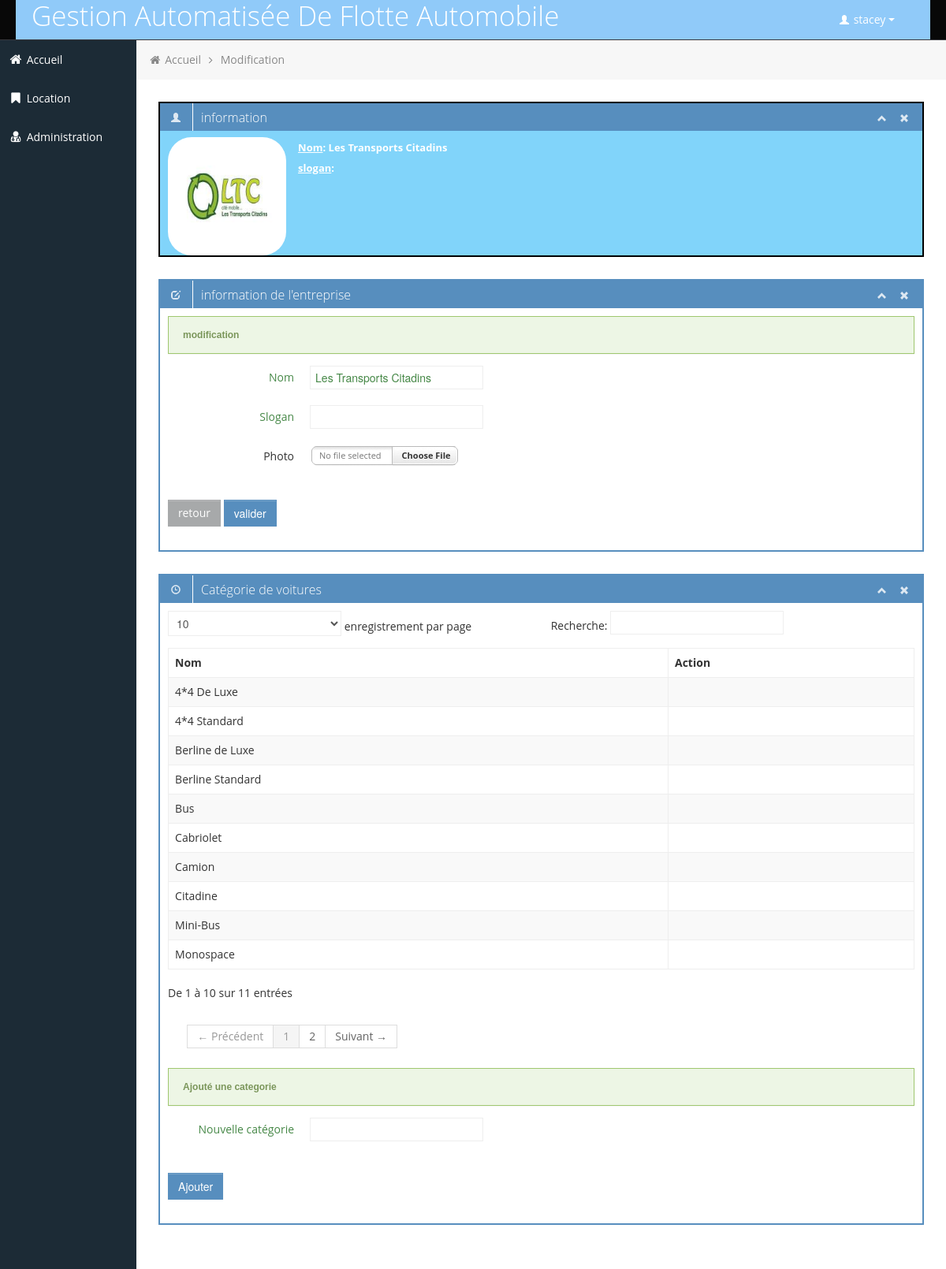
Page /setting.php (signed in) on the committed database.
### tables this page shows
CREATE TABLE IF NOT EXISTS `entreprise` (
  `id` int(11) NOT NULL AUTO_INCREMENT COMMENT 'Identifiant unique attribué à la création de l’enregistrement  ',
  `photo` varchar(255) NOT NULL COMMENT 'photo de l''entreprise',
  `nom` varchar(255) NOT NULL COMMENT 'nom de l''entreprise',
  `slogan` varchar(255) NOT NULL COMMENT 'slogan de l''entreprise',
  PRIMARY KEY (`id`)
);

CREATE TABLE IF NOT EXISTS `categorie` (
  `id_cate` int(11) NOT NULL AUTO_INCREMENT,
  `nom` varchar(50) NOT NULL,
  PRIMARY KEY (`id_cate`)
);

### setting.php (the view, shortened to what this page needs)
<?php
include('connexion.php');
?>
<!DOCTYPE html>
<html lang="en">
<head>
	<link id="bootstrap-style" href="css/bootstrap.min.css" rel="stylesheet">
	<link href="css/bootstrap-responsive.min.css" rel="stylesheet">
	<link id="base-style" href="css/style.css" rel="stylesheet">
	<link id="base-style-responsive" href="css/style-responsive.css" rel="stylesheet">
</head>
<body>
	<div class="navbar">
		<div class="navbar-inner">
			<div <?php if($_SESSION['level']==1) echo'style="background: #90caf9"';?> class="container-fluid">
				<?php
				if($_SESSION['level']==2)
				echo '
					<a class="brand" href="#"><span style="color: #bbdefb;" >Gestion Automatisée De Flotte Automobile</span></a>';
				else
				echo '<a class="brand" href="#"><span style="color: #ffffff;" >Gestion Automatisée De Flotte Automobile</span></a>';
				?>
				<div class="nav-no-collapse header-nav">
					<ul class="nav pull-right">
						<li class="dropdown">
							<a class="btn dropdown-toggle" data-toggle="dropdown" href="#">
								<i class="halflings-icon white user"></i> <?php echo " ".$_SESSION['login'];  ?>
								<span class="caret"></span>
							</a>
						</li>
					</ul>
				</div>
			</div>
		</div>
	</div>
		<div class="container-fluid-full">
		<div class="row-fluid">
			<div id="sidebar-left" class="span2">
				<div class="nav-collapse sidebar-nav">
					<ul class="nav nav-tabs nav-stacked main-menu">
						<li><a href="accueil.php"><i class="icon-home"></i><span class="hidden-tablet"> Accueil</span></a></li>
						<li>
							<a class="dropmenu" href="#"><i class="icon-bookmark"></i><span class="hidden-tablet"> Location</span></a>
						</li>
						<li>
							<a class="dropmenu" href="#"><i class="icon-user-md"></i><span class="hidden-tablet"> Administration</span></a>
						</li>
						</ul>
				</div>
			</div>
			<div id="content" class="span10">
			<ul class="breadcrumb">
				<li>
					<i class="icon-home"></i>
					<a href="accueil.php">Accueil</a>
					<i class="icon-angle-right"></i>
				</li>
				<li><a href="#">Modification</a></li>
			</ul>
			<?php
			$op=1;
			$ch = $bdd->query('SELECT * FROM entreprise WHERE id= '.$op.'');
			$chau = $ch->fetch();
	echo '
			<div class="row-fluid sortable">
				<div class="box span12 green">
					<div class="box-header blue" data-original-title>
						<h2><i class="halflings-icon white user"></i><span class="break"></span>information</h2>
						<div class="box-icon">
							<a href="#" class="btn-minimize"><i class="halflings-icon white chevron-up"></i></a>
							<a href="#" class="btn-close"><i class="halflings-icon white remove"></i></a>
						</div>
					</div>
					<div class="box-content">
						<ul class="dashboard-list metro">
							<li class="green">
									<img src="img/logo/'.$chau['photo'].'" style="height: 150px;width: 150px; float: left;	margin: 3px 15px 0px 10px;	border: none;	border-radius:20%;" alt="Dennis Ji" >
								</a>
								<h5>
								<strong><u>Nom</u>:</strong> '.$chau['nom'].'<br><br>
								<strong><u>slogan</u>:</strong> '.$chau['slogan'].'<br><br>
								 ';
								echo '
							</h3>
							</li>
						</ul>
					</div>
				</div>
			</div>
			<div class="row-fluid sortable">
				<div class="box span12">
					<div class="box-header" data-original-title>
						<h2><i class="halflings-icon white edit"></i><span class="break"></span>information de l\'entreprise </h2>
						<div class="box-icon">
							<a href="#" class="btn-minimize"><i class="halflings-icon white chevron-up"></i></a>
							<a href="#" class="btn-close"><i class="halflings-icon white remove"></i></a>
						</div>
					</div>
					<div class="box-content">
						<form class="form-horizontal" method="post" action="setting.php" enctype = "multipart/form-data">
						  <fieldset>
							<div class="control-group">
							  <div class="alert alert-success">
							    <strong>modification </strong>
					        	</div>
							  <div class="control-group success">
								<label class="control-label" for="inputSuccess">Nom </label>
								<div class="controls">
								  <input type="text" id="inputSuccess" name="nom" value="'.$chau['nom'].'">
								  <span class="help-inline"></span>
								</div>
							  </div>
							  <div class="control-group success">
								<label class="control-label" for="inputSuccess">Slogan </label>
								<div class="controls">
								  <input type="text" id="inputSuccess" name="slogan"  value="'.$chau['slogan'].'"  >
								  <span class="help-inline"></span>
								</div>
							  </div>
							  <div class="control-group">
							  <label class="control-label" for="fileInput">Photo</label>
							  <div class="controls">
								<input class="input-file uniform_on" id="fileInput" name="photo" type="file">
							  </div>
							</div>
							</div>
							<div class="">
                                            <a class="btn " href="accueil.php">retour
											</a>
                                            <button  type="submit" name="submit" class="btn btn-primary">valider</button>
                             </div>
						  </fieldset>
						</form>
					</div>
				</div>
			</div>
			';
   ?>
   			<div class="row-fluid sortable">
				<div class="box span12">
					<div class="box-header" data-original-title>
						<h2><i class="halflings-icon white time"></i><span class="break"></span>Catégorie de voitures</h2>
						<div class="box-icon">
							<a href="#" class="btn-minimize"><i class="halflings-icon white chevron-up"></i></a>
							<a href="#" class="btn-close"><i class="halflings-icon white remove"></i></a>
						</div>
					</div>
					<div class="box-content">
						<table class="table table-striped table-bordered bootstrap-datatable datatable">
						  <thead>
							  <tr>
								  <th>Nom</th>
								  <th>Action</th>
							  </tr>
						  </thead>
						  <tbody>
						  <?php
$req = $bdd->query('SELECT * FROM categorie ;');
while ($data= $req->fetch())
	{
	?>
							<tr>
								<td class="center"><?php echo $data['nom'];?></td>
								<td class="center">
								</td>
<?php
}
?>
						  </tbody>
					  </table>
					  <form class="form-horizontal" method="post" action="setting.php" >
						  <fieldset>
							<div class="control-group">
							  <div class="alert alert-success">
							    <strong>Ajouté une categorie </strong>
					        	</div>
							  <div class="control-group success">
								<label class="control-label" for="inputSuccess">Nouvelle catégorie </label>
								<div class="controls">
								  <input type="text" id="inputSuccess" name="nomCate" >
								</div>
							  </div>
							</div>
							<div class="">
                                            <button  type="submit" name="submit" class="btn btn-primary">Ajouter</button>
                             </div>
						  </fieldset>
						</form>
					</div>
				</div>
			</div>
	</div>
		</div>
		</div>
</body>
</html>

### css/style-responsive.css (style rules this page uses)
@media (min-width: 1200px) { .container-fluid-full { overflow: hidden; position: relative; height: 100%; } }
@media (min-width: 1200px) { #content { width: 85.578%; padding: 28px; margin: 0px 0px; margin-left: 14.422% !important; } }
@media (min-width: 1200px) { #sidebar-left { background: #1C2B36; margin-left: 0px !important; position: absolute; height: 100%; } }
@media (min-width: 1200px) { .sidebar-nav > ul { margin: 0px; } }

### css/halflings.css (style rules this page uses)
html, html .halflings { -webkit-font-smoothing: antialiased !important; }
.halflings-icon { display: inline-block; width: 14px; height: 14px; line-height: 14px; vertical-align: text-top; background-image: url(../img/glyphicons_halflings.svg); background-position: 0 0; background-repeat: no-repeat; vertical-align: top; *display: inline; *zoom: 1; *margin-right: .3em; }
.halflings-icon.white { background-image: url(../img/glyphicons_halflings-white.svg); }
.halflings-icon.user { background-position: -168px 0; }
.halflings-icon.remove { background-position: -312px 0; }
.halflings-icon.time { background-position: -48px -24px; }
.halflings-icon.edit { background-position: -96px -72px; }
.halflings-icon.chevron-up { background-position: -288px -120px; }

### css/style-forms.css (style rules this page uses)
.add-on, select, textarea, input[type="text"], input[type="password"], input[type="datetime"], input[type="datetime-local"], input[type="date"], input[type="month"], input[type="time"], input[type="week"], input[type="number"], input[type="email"], input[type="url"], input[type="search"], input[type="tel"], input[type="color"], input[type="file"], .uneditable-input { border-color: #eee !important; display: inline-block; height: 20px; padding: 4px 6px; margin-bottom: 10px; font-size: 14px; line-height: 20px; color: #555555; vertical-align: middle; -webkit-border-radius: 0px; -moz-border-radius: 0px; border-radius: 0px; }
input, textarea, .uneditable-input { width: 206px; }
textarea, input[type="text"], input[type="password"], input[type="datetime"], input[type="datetime-local"], input[type="date"], input[type="month"], input[type="time"], input[type="week"], input[type="number"], input[type="email"], input[type="url"], input[type="search"], input[type="tel"], input[type="color"], .uneditable-input { background-color: #ffffff; border: 1px solid #cccccc; -webkit-box-shadow: none; -moz-box-shadow: none; box-shadow: none; -webkit-transition: border linear 0.2s, box-shadow linear 0.2s; -moz-transition: border linear 0.2s, box-shadow linear 0.2s; -o-transition: border linear 0.2s, box-shadow linear 0.2s; transition: border linear 0.2s, box-shadow linear 0.2s; }
input, textarea, .uneditable-input { margin-left: 0; }
.control-group.success .control-label, .control-group.success .help-block, .control-group.success .help-inline { color: #468847; }
.control-group.success .checkbox, .control-group.success .radio, .control-group.success input, .control-group.success select, .control-group.success textarea { color: #468847; }
.control-group.success input, .control-group.success select, .control-group.success textarea { border-color: #468847; -webkit-box-shadow: none; -moz-box-shadow: none; box-shadow: none; }
.form-search input, .form-inline input, .form-horizontal input, .form-search textarea, .form-inline textarea, .form-horizontal textarea, .form-search select, .form-inline select, .form-horizontal select, .form-search .help-inline, .form-inline .help-inline, .form-horizontal .help-inline, .form-search .uneditable-input, .form-inline .uneditable-input, .form-horizontal .uneditable-input, .form-search .input-prepend, .form-inline .input-prepend, .form-horizontal .input-prepend, .form-search .input-append, .form-inline .input-append, .form-horizontal .input-append { display: inline-block; *display: inline; margin-bottom: 0; vertical-align: middle; *zoom: 1; }
.control-group { margin-bottom: 10px; }
.form-horizontal .control-group { margin-bottom: 20px; *zoom: 1; }
.form-horizontal .control-group:before, .form-horizontal .control-group:after { display: table; line-height: 0; content: ""; }
.form-horizontal .control-group:after { clear: both; }
.form-horizontal .control-label { float: left; width: 160px; padding-top: 5px; text-align: right; }
.form-horizontal .controls { *display: inline-block; *padding-left: 20px; margin-left: 180px; *margin-left: 0; }

### rows in the picture
entreprise: photo (picture), nom "Les Transports Citadins"
categorie: nom "4*4 De Luxe"
categorie: nom "4*4 Standard"
categorie: nom "Citadine"
categorie: nom "Berline de Luxe"
categorie: nom "Berline Standard"
categorie: nom "Mini-Bus"
categorie: nom "Bus"
categorie: nom "Camion"
categorie: nom "Monospace"
categorie: nom "Cabriolet"

### other values in the picture
$_SESSION['login'] "stacey"
